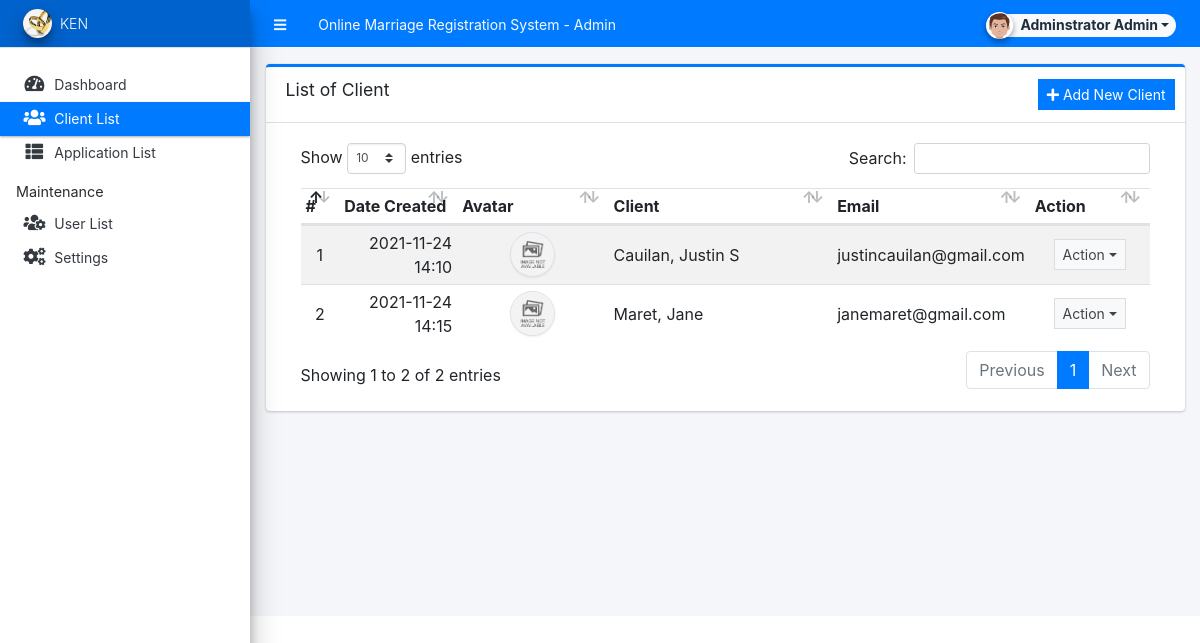
The page /admin/?page=client (signed in) on the database its author committed.
### tables this page shows
CREATE TABLE `clients` (
  `id` int(30) NOT NULL,
  `firstname` text NOT NULL,
  `middlename` text DEFAULT NULL,
  `lastname` text NOT NULL,
  `gender` varchar(50) NOT NULL,
  `contact` text NOT NULL,
  `email` text NOT NULL,
  `password` text NOT NULL,
  `address` text NOT NULL,
  `avatar` text DEFAULT NULL,
  `date_created` datetime NOT NULL DEFAULT current_timestamp()
);

### config.php (called while the page is built, shortened)
<?php
function validate_image($file){
	if(!empty($file)){
        $ex = explode('?',$file);
        $file = $ex[0];
        $param =  isset($ex[1]) ? '?'.$ex[1]  : '';
		if(is_file(base_app.$file)){
			return base_url.$file.$param;
		}else{
			return base_url.'dist/img/no-image-available.png';
		}
	}else{
		return base_url.'dist/img/no-image-available.png';
	}
}
?>

### admin/client/index.php (the view, shortened to what this page needs)
<div class="card card-outline card-primary">
	<div class="card-header">
		<h3 class="card-title">List of Client</h3>
		<div class="card-tools">
			<a href="<?php echo base_url."admin?page=client/manage_client" ?>" id="create_new" class="btn btn-flat btn-sm btn-primary"><span class="fas fa-plus"></span>  Add New Client</a>
		</div>
	</div>
	<div class="card-body">
		<div class="container-fluid">
        <div class="container-fluid">
			<table class="table table-hover table-striped">
				<colgroup>
					<col width="5%">
					<col width="15%">
					<col width="20%">
					<col width="30%">
					<col width="15%">
					<col width="15%">
				</colgroup>
				<thead>
					<tr>
						<th>#</th>
						<th>Date Created</th>
						<th>Avatar</th>
						<th>Client</th>
						<th>Email</th>
						<th>Action</th>
					</tr>
				</thead>
				<tbody>
					<?php
						$i = 1;
						$qry = $conn->query("SELECT *, concat(lastname,', ',firstname,' ', middlename) as fullname  from `clients`order by concat(lastname,', ',firstname,' ', middlename) asc ");
						while($row = $qry->fetch_assoc()):
					?>
						<tr>
							<td class="text-center"><?php echo $i++; ?></td>
							<td class="text-right"><?php echo date("Y-m-d H:i",strtotime($row['date_created'])) ?></td>
							<td class="text-center"><img src="<?php echo validate_image("uploads/client-".$row['id'].".png")."?v=".(isset($row['date_updated']) ? strtotime($row['date_updated']) : "") ?>" class="img-avatar img-thumbnail p-0 border-2" alt="user_avatar"></td>
							<td><?php echo ucwords($row['fullname']) ?></td>
							<td><?php echo $row['email'] ?></td>
							<td align="center">
								 <button type="button" class="btn btn-flat btn-default btn-sm dropdown-toggle dropdown-icon" data-toggle="dropdown">
				                  		Action
				                  </button>
							</td>
						</tr>
					<?php endwhile; ?>
				</tbody>
			</table>
		</div>
		</div>
	</div>
</div>

### admin/client/index.php (style rules this page uses)
.img-avatar { width:45px; height:45px; object-fit:cover; object-position:center center; border-radius:100%; }

### rows shown on the page
clients: date_created "2021-11-24 14:10", fullname "Cauilan, Justin S", email "justincauilan@gmail.com"
clients: date_created "2021-11-24 14:15", fullname "Maret, Jane", email "janemaret@gmail.com"

### other values the page prints
$_settings->info('name') "Online Marriage Registration System"
$_settings->userdata('firstname').' '.$_settings->userdata('lastname') "Adminstrator Admin"
$_settings->info('short_name') "KEN"
